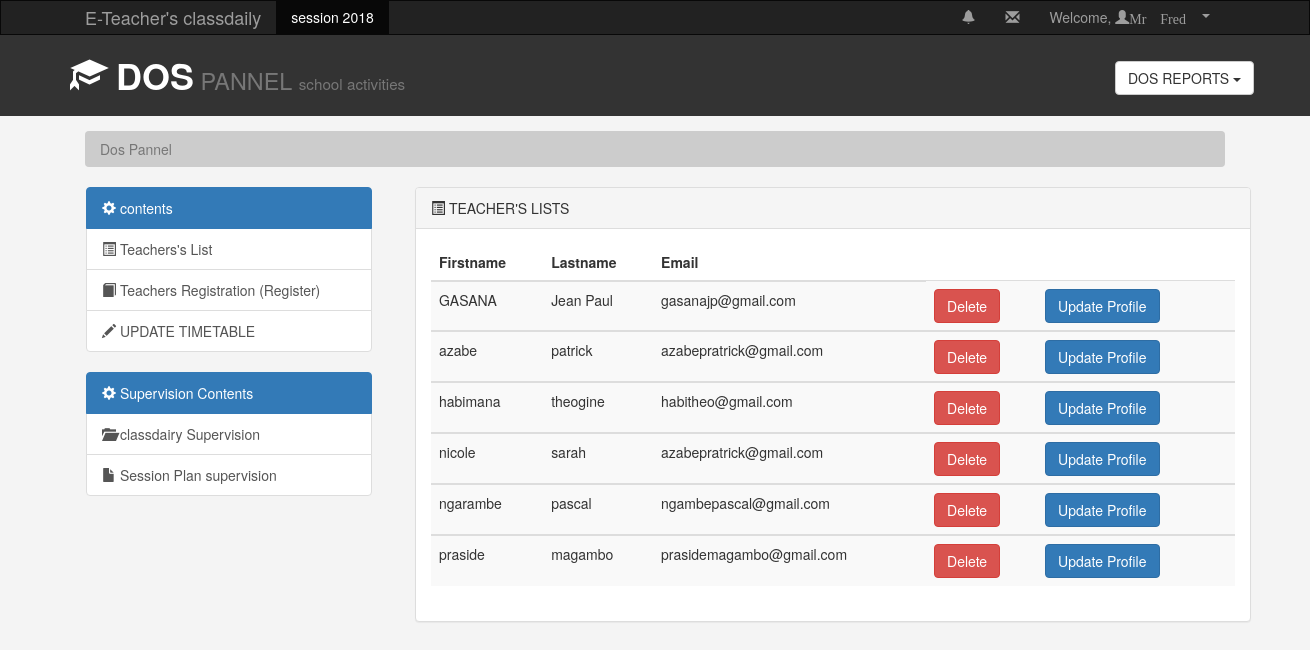
The app's page /teacher_lists.php (signed in) with its own data.
### tables this page shows
CREATE TABLE IF NOT EXISTS `teachers_identifications` (
  `teacher_id` int(11) NOT NULL AUTO_INCREMENT,
  `teacher_firstname` varchar(2555) NOT NULL,
  `teacher_lastname` varchar(255) NOT NULL,
  `teacher_email` varchar(255) NOT NULL,
  `teacher_username` varchar(255) NOT NULL,
  `teacher_usertype` varchar(255) NOT NULL,
  `teacher_passwords` varchar(255) NOT NULL,
  `teacher_lesson` varchar(255) NOT NULL,
  `date` date NOT NULL,
  `photo` varchar(255) NOT NULL,
  PRIMARY KEY (`teacher_id`),
  UNIQUE KEY `teacher_username` (`teacher_username`)
);

### teacher_lists.php (the view, shortened to what this page needs)
<!DOCTYPE html>
<html lang="en">
  <head>
    <link href="css/bootstrap.min.css" rel="stylesheet">
    <link rel="stylesheet" href="css/style.css">
  </head>
  <body>
    <nav class="navbar navbar-inverse">
      <div class="container">
        <div class="navbar-header">
        <a class="navbar-brand"  href="#">E-Teacher's classdaily </a>
      </div>
      <div id="navbar" class="collapse navbar-collapse">
        <ul class="nav navbar-nav">
          <li class="active"><a href="#">session 2018</a></li>
        </ul>
        <ul class="nav navbar-nav navbar-right">
          <li><a href="#notifications"><span class="glyphicon glyphicon-bell"></span></a></li>
          <li><a href="#Email"><span class="glyphicon glyphicon-envelope"></span></a></li>
          <li>
            <li class="dropdown"><a class="dropdown-toggle" data-toggle="dropdown" href="#">
               Welcome,  <span class="glyphicon glyphicon-user">Mr Fred <span class="caret"></span></a>
            </li>
          </div>
      </div>
    </nav>
    <header id="header">
      <div class="container">
        <div class="row">
          <div class="col-mid-10">
            <h1><span class="glyphicon glyphicon-education" aria-hidden="true"></span>
              <strong>DOS</strong><small> PANNEL <small>school activities</small>  </small></h1>
          </div>
        </div>
      </div>
    </header>
    <div class="col-md-2">
      <div class="dropdown">
         <button class="btn btn-default dropdown-toggle" type="button" id="dropdown-menu1" data-toggle="dropdown">
           DOS REPORTS
            <span class="caret"></span></button>
         </div>
    </div>
         <section id="breadcrumb">
            <div class="container">
              <ol class="breadcrumb">
                <li class="active">Dos Pannel</li>
              </ol>
            </div>
         </section>
      <section id="main">
         <div class="container">
           <div class="row">
             <div class="col-md-3">
               <div class="list-group">
                  <a href="#" class="list-group-item active"><span class="glyphicon glyphicon-cog"></span>
                    contents
                    </a>
                  <a href="teacher_lists.php" class="list-group-item"><span class="glyphicon glyphicon-list-alt"></span>
                    Teachers's List</a>
                  <a href="teacher_registration.php" class="list-group-item"><span class="glyphicon glyphicon-book"></span>
                    Teachers Registration (Register)</a>
                    <a href="#" class="list-group-item"><span class="glyphicon glyphicon-pencil"></span>
                      UPDATE TIMETABLE</a>
               </div>
             </div>
           </div>
         </div>
      </section>
      <section id="main">
         <div class="container">
           <div class="row">
             <div class="col-md-3">
               <div class="list-group">
                  <a href="#" class="list-group-item active"><span class="glyphicon glyphicon-cog"></span>
                    Supervision Contents
                    </a>
                  <a href="#" class="list-group-item"><span class="glyphicon glyphicon-folder-open"></span>
                    classdairy Supervision </a>
                  <a href="#" class="list-group-item"><span class="glyphicon glyphicon-file"></span>
                    Session Plan  supervision</a>
               </div>
             </div>
           </div>
         </div>
      </section>
    <div class="col-md-9">
         <div class="panel panel-default">
              <div class="panel-heading"><span class="glyphicon glyphicon-list-alt"></span>
              TEACHER'S LISTS</div>
              <div class="panel-body">
              <table class="table table-striped table-hover">
                <?php
              $sql=Mysql_query("select * from teachers_identifications");
                       $x= mysql_num_rows($sql);
                 ?>
                  <thead>
                      <tr>
                          <th>Firstname</th>
                          <th>Lastname</th>
                          <th>Email</th>
                        </tr>
                      </thead>
                    <?php
               $a=0;
               while($a<$x)
               {
               $id=MySQL_result($sql,$a,'teacher_id');
               $teacher_firstname=MySQL_result($sql,$a,'teacher_firstname');
               $teacher_lastname=MySQL_result($sql,$a,'teacher_lastname');
               $teacher_email=MySQL_result($sql,$a,'teacher_email');
             ?>
                      <tbody>
                        <tr>
                          <td><?php echo $teacher_firstname ?></td>
                          <td><?php echo $teacher_lastname ?></td>
                          <td><?php echo $teacher_email ?></td>
                        <td>
                    <a type="button"  href="?id=<?php echo $id; ?> " name="delete" class="btn btn-danger btn-md">
                          Delete
                      </td>
                        <td><a type="button" href="update_profile.php?id=<?php echo $id; ?>" name="edit" class="btn btn-primary btn-md">Update Profile</button></td>
                          <td>
                          </td>
                      </tr>
                        <tr>
                          <?php
                         $a++;
                       }?>
                       </tr>
                      </tbody>
                    </table>
             </div>
           </div>
         </div>
  </body>
</html>

### css/style.css (style rules this page uses)
body { background-color: #f4f4f4; }
.navbar { min-height: 33px !important; margin-bottom: 0; border-radius: 0; }
.navbar-nav > li > a, .navbar-brand { padding-top: 6px !important; padding-bottom: o !important; height: 33px; }
.col-md-2 { margin-left: 1100px; margin-top:-70px; }
#header { background: #333333; color: #ffffff; padding-bottom: 10px; margin-bottom: 15px; }
.breadcrumb { background: #cccccc; color: #333333; }
.list-group { width: 286px; margin-left: 1px; }
.col-md-9 { width:866px; margin-left:400px; margin-top: -329px; }

### records on screen
teachers_identifications: teacher_firstname "GASANA", teacher_lastname "Jean Paul", teacher_email "gasanajp@gmail.com"
teachers_identifications: teacher_firstname "azabe", teacher_lastname "patrick", teacher_email "azabepratrick@gmail.com"
teachers_identifications: teacher_firstname "habimana", teacher_lastname "theogine", teacher_email "habitheo@gmail.com"
teachers_identifications: teacher_firstname "nicole", teacher_lastname "sarah", teacher_email "azabepratrick@gmail.com"
teachers_identifications: teacher_firstname "ngarambe", teacher_lastname "pascal", teacher_email "ngambepascal@gmail.com"
teachers_identifications: teacher_firstname "praside", teacher_lastname "magambo", teacher_email "prasidemagambo@gmail.com"
